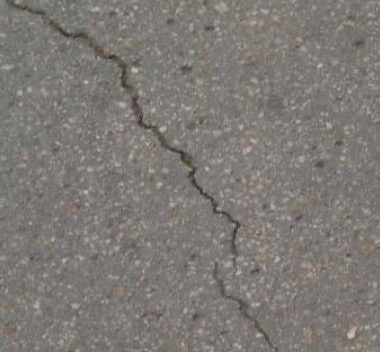
#> input picture road_defection.png, 380 x 352 px
$ jupyter execute --allow-errors demo.ipynb
#> lines starting #> are read from the running program, lines starting #| are printed output that depends on the picture
[cell 1]
# import pywt
import matplotlib.pyplot as plt
import numpy as np
import cv2
# from skimage.filters.rank import entropy
# from skimage.morphology import disk

[cell 2]
def line_detect_possible_demo(edges):  # 检测出可能的线段
    # gray = cv2.cvtColor(image, cv2.COLOR_BGR2GRAY)
    # edges = cv2.Canny(gray, 50, 150, apertureSize=3)
    lines = cv2.HoughLinesP(edges, 1, np.pi / 180, 100, minLineLength=50, maxLineGap=10)
#> lines = 409 rows, first 6: [0, 344, 344, 0], [46, 351, 379, 18], [54, 351, 379, 26], [34, 351, 379, 6], [12, 351, 363, 0], [6, 351, 357, 0]
    """
HoughLinesP概率霍夫变换（是加强版）使用简单，效果更好，检测图像中分段的直线（而不是贯穿整个图像的直线)
第一个参数是需要处理的原图像，该图像必须为cannay边缘检测后的图像；

第二和第三参数：步长为1的半径和步长为π/180的角来搜索所有可能的直线

第四个参数是阈值，概念同霍夫变换

第五个参数：minLineLength-线的最短长度，比这个线短的都会被忽略。

第六个参数：maxLineGap-两条线之间的最大间隔，如果小于此值，这两条线就会被看成一条线
    """
    for line in lines:
        #   print(type(line))
        x1, y1, x2, y2 = line[0]
        cv2.line(edges, (x1, y1), (x2, y2), (0, 0, 255), 2)
#> this loop made 409 passes
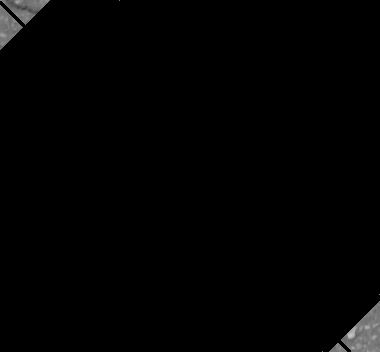
#> edges: shape (352, 380); min 0, max 202, mean 2.2
    plt.imshow("line_detect_possible_demo", edges)
    plt.show()

[cell 3]
edges = cv2.imread("road_defection.png", cv2.IMREAD_GRAYSCALE)
#> (the rest of this cell did not finish here and is left out)
